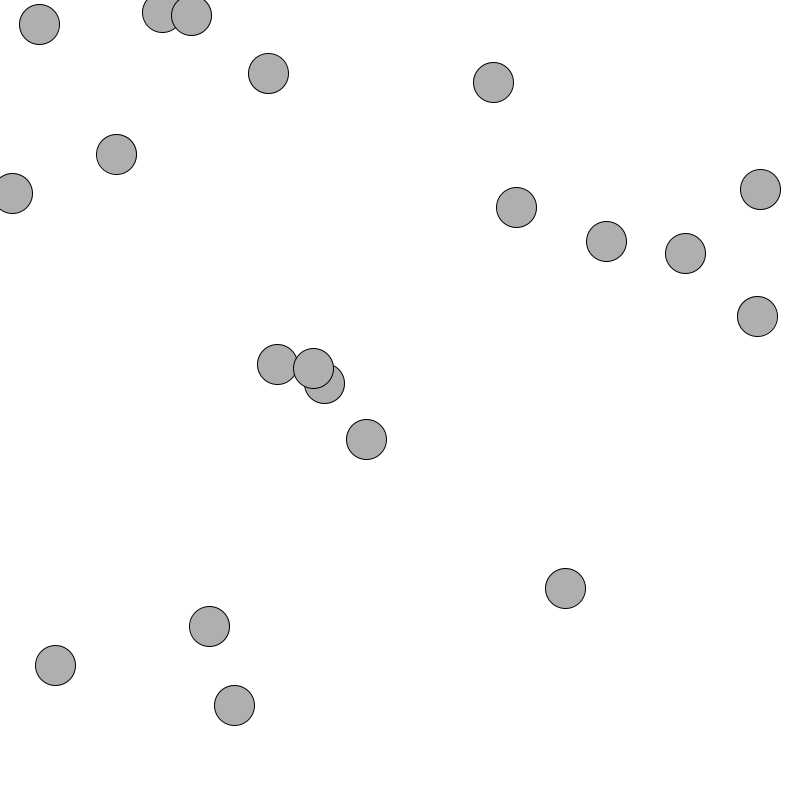
Frame 1 (no input)
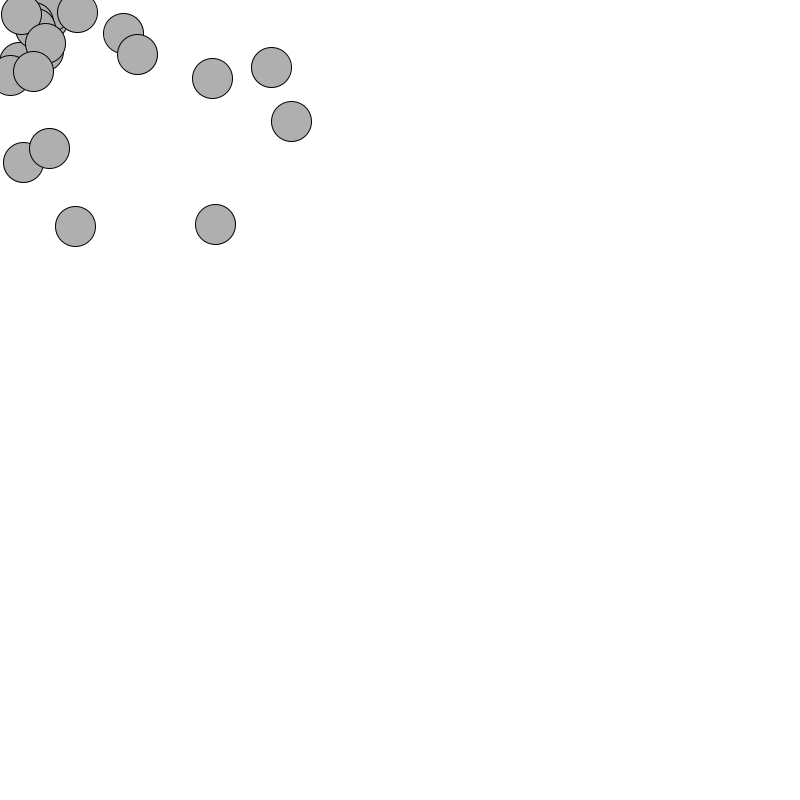
Frame 60 (the mouse pressed at the canvas centre just before this capture)
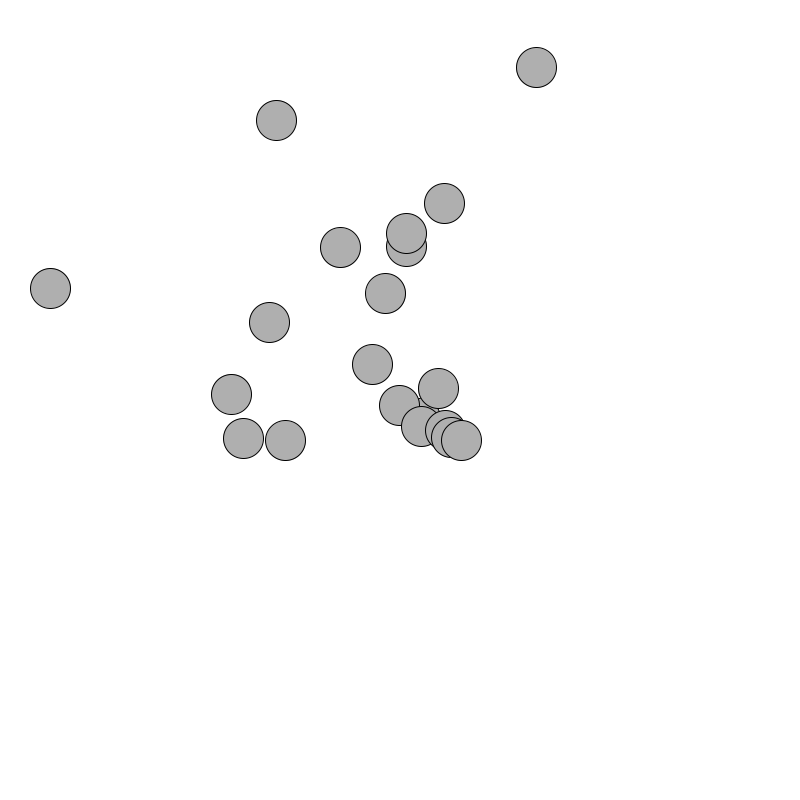
Frame 120 (the mouse held since frame 60 and released just before this capture)

The Processing sketch that drew these frames (run headless with seeded random() and noise(); from frame 60 on, the mouse is pressed at the canvas centre):

// Processing sketch: vectors
// ── vectors.pde
class Mover {
    PVector location;
    PVector velocity;
    PVector acceleration;
    float topspeed;
    int radius;

    Mover() {
        location = new PVector(random(width), random(height));
        velocity = new PVector(0, 0);
        topspeed = 10;
        radius = 20;
    }

    void update() {
        PVector mouse = new PVector(mouseX, mouseY);
        PVector dir = PVector.sub(mouse, location);
        dir.normalize();
        dir.mult(0.5);
        acceleration = dir;
        velocity.add(acceleration);
        velocity.limit(topspeed);
        location.add(velocity);
    }

    void display() {
        stroke(0);
        fill(175);
        ellipse(location.x, location.y, radius * 2, radius * 2);
    }
    
    void checkEdges() {
        if (location.x <= radius || location.x >= width - radius) {
            velocity.x = velocity.x * -1;
        }
        if (location.y <= radius|| location.y >= height - radius) {
            velocity.y = velocity.y * -1;
        }
    }
}

Mover[] movers = new Mover[20];

void setup() {
    size(800, 800);
    background(255);
    for (int i = 0; i < movers.length; i++) {
        movers[i] = new Mover();
    }
}

void draw() {
    background(255);
    for (int i = 0; i < movers.length; i++) {
        movers[i].update();
        movers[i].checkEdges();
        movers[i].display();
    }
}
